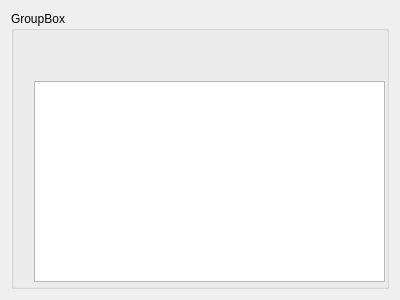
<?xml version="1.0" encoding="UTF-8"?>
<ui version="4.0">
 <class>ReportForm</class>
 <widget class="QWidget" name="ReportForm">
  <property name="geometry">
   <rect>
    <x>0</x>
    <y>0</y>
    <width>400</width>
    <height>300</height>
   </rect>
  </property>
  <property name="windowTitle">
   <string>Form</string>
  </property>
  <layout class="QHBoxLayout" name="horizontalLayout_2">
   <item>
    <layout class="QHBoxLayout" name="horizontalLayout">
     <item>
      <widget class="QGroupBox" name="groupBox">
       <property name="title">
        <string>GroupBox</string>
       </property>
       <widget class="QTextEdit" name="textEdit">
        <property name="geometry">
         <rect>
          <x>23</x>
          <y>70</y>
          <width>351</width>
          <height>201</height>
         </rect>
        </property>
       </widget>
      </widget>
     </item>
    </layout>
   </item>
  </layout>
 </widget>
 <resources/>
 <connections/>
</ui>
